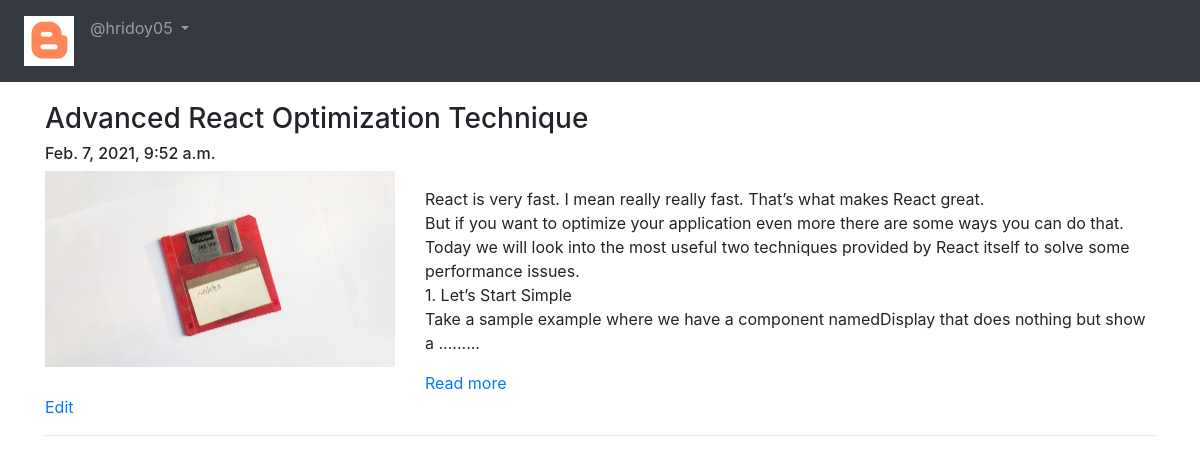
The page /blog/my-blogs/ (signed in) on the database its author committed.
### App_Blog/models.py (models this page shows, shortened)
class Blog(models.Model):
    author = models.ForeignKey(User, on_delete=models.CASCADE, related_name="post_author")
    blog_title = models.CharField(max_length= 264, verbose_name="Put a title")
    slug = models.SlugField(max_length=264, unique=True)
    blog_content = models.TextField(verbose_name="What is on your mind")
    blog_image = models.ImageField(upload_to='blog_images',verbose_name="Image")
    publish_date = models.DateTimeField(auto_now_add=True)
    update_date = models.DateTimeField(auto_now=True)
    class Meta:
        ordering = ['-publish_date']

### App_Blog/views.py (the view)
# urls.py: path('my-blogs/',views.MyBlogs.as_view(), name="my_blogs"),
class MyBlogs(LoginRequiredMixin, TemplateView):
    template_name = 'App_Blog/my_blogs.html'

### App_Blog/templatetags/custom_filters.py (called while the page is built)
def range_filter(value):
    return value[0:400] + "........."

### templates/App_Blog/my_blogs.html (shortened to what this page needs)
{% extends 'base.html' %}
{% load custom_filters %}
{% block body_block %}
{% for blog in user.post_author.all %}
<h3>{{blog.blog_title}}</h3>
<h6>{{blog.publish_date}}</h6>
<div class="row">
    <div class="col-sm-4">
        <img src="/media/{{blog.blog_image}}" width="100%">
    </div>
    <div class="col-sm-8">
        <p>{{blog.blog_content|range_filter|linebreaks}}</p>
        <a href="{% url 'App_Blog:blog_details' slug=blog.slug %}">Read more</a>
    </div>
</div>
<a href="{% url 'App_Blog:edit_blog' pk=blog.pk %}">Edit</a>
<hr>
{% endfor %}
{% endblock %}

### templates/base.html (shortened to what this page needs)
<!DOCTYPE html>
<html lang="en" dir="ltr">
    <head>
        <link rel="stylesheet" href="https://maxcdn.bootstrapcdn.com/bootstrap/4.0.0/css/bootstrap.min.css"
>
        <link rel="stylesheet" href="https://stackpath.bootstrapcdn.com/font-awesome/4.7.0/css/font-awesome.min.css">
    </head>
    <body>
        <nav class="navbar navbar-expand-sm navbar-dark bg-dark">
            <ul class="navbar-nav">
              <li class="nav-item active">
                <a class="nav-link" href="{% url 'index' %}"><img src="/media/logo.png" width="50px"></a>
            </li>
            {% if user.is_authenticated %}
            <div class="nav-item dropdown">
                <a href="" class="nav-link dropdown-toggle" id='navbardrop' data-toggle="dropdown">
                    @{{user.username}}
                </a>
            </div>
            {% endif %}
            </ul>
        </nav>
        <div class="container" style="padding-top:20px">
            {% block body_block %}
            {% endblock%}
        </div>
    </body>
</html>

### rows shown on the page
Blog: blog_title "Advanced React Optimization Technique", publish_date "Feb. 7, 2021, 9:52 a.m.", blog_image (picture), blog_content|range_filter "React is very fast. I mean really really fast. That’s what makes React great. But if you want to optimize your application even more there are some ways you can do that. Today we will look into the most useful two techniques provided by React itself to solve some performance issues. 1. Let’s Start Simple Take a sample example where we have a component namedDisplay that does nothing but show a ........."

### other values the page prints
{{ user.username }} "hridoy05"
